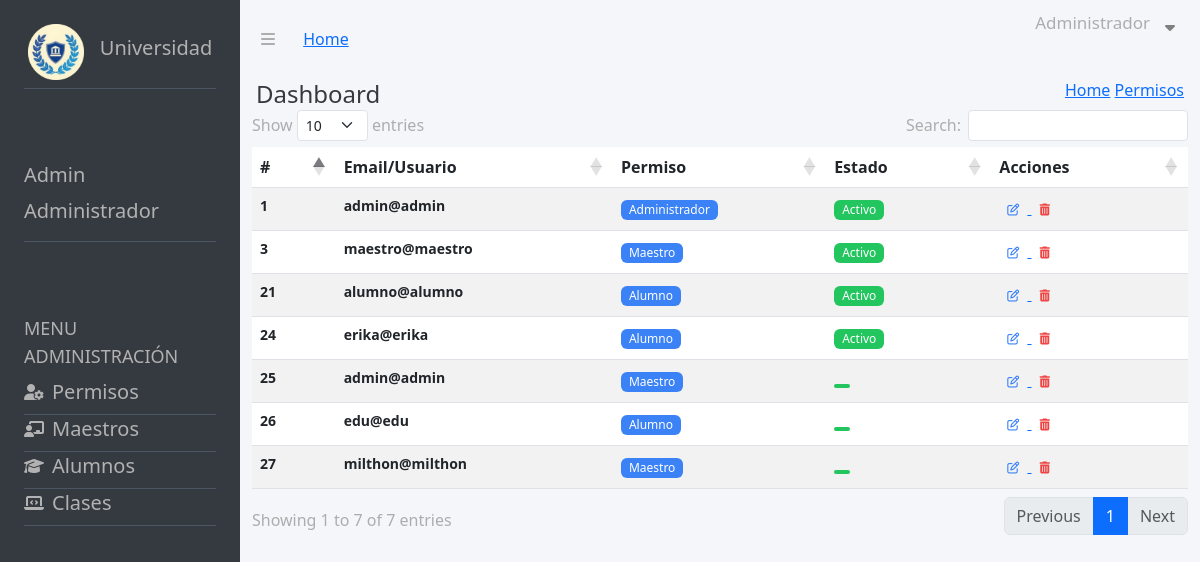
Screenshot of /views_Admin/permiso_crud.php with the database file from the repository.
### tables this page shows
CREATE TABLE IF NOT EXISTS `usuarios_datos` (
  `id_ud` int NOT NULL AUTO_INCREMENT,
  `DNI` varchar(20) DEFAULT NULL,
  `Nombre` varchar(100) DEFAULT NULL,
  `Apellido` varchar(100) DEFAULT NULL,
  `Correo` varchar(150) DEFAULT NULL,
  `Contra` varchar(250) DEFAULT NULL,
  `Direccion` varchar(200) DEFAULT NULL,
  `Fecha_Nacimiento` date DEFAULT NULL,
  `Estado` varchar(20) DEFAULT NULL,
  `rol_id` int DEFAULT NULL,
  `materia_id` int DEFAULT NULL,
  PRIMARY KEY (`id_ud`),
  KEY `rol_id` (`rol_id`),
  KEY `fk_materia` (`materia_id`)
);

CREATE TABLE IF NOT EXISTS `roles` (
  `id_rol` int NOT NULL AUTO_INCREMENT,
  `nombre_rol` varchar(60) DEFAULT NULL,
  PRIMARY KEY (`id_rol`)
);

### views_Admin/permiso_crud.php (the view, shortened to what this page needs)
<!DOCTYPE html>
<html lang="es">
<head>
    <link rel="stylesheet" href="https://cdnjs.cloudflare.com/ajax/libs/font-awesome/6.4.0/css/all.min.css" />
    <link href="/dist/output.css" rel="stylesheet">
    <link rel="stylesheet" href="https://cdnjs.cloudflare.com/ajax/libs/twitter-bootstrap/5.3.0/css/bootstrap.min.css">
    <link rel="stylesheet" href="https://cdn.datatables.net/1.13.6/css/dataTables.bootstrap5.min.css">
    <link rel="stylesheet" href="/css/style.css">
</head>
<body>
    <main class="flex flex-col md:flex-row h-screen w-full ">
        <section class="flex flex-col w-full md:w-1/5 bg-[#353A40] text-[#B2B2B2]">
            <div class=" p-4 mb-4">
                <div class="flex justify-center items-center border-b border-gray-600 pb-2">
                    <img src="/img/circlelogo.png" alt="Logo" class="w-14 h-14 mr-4">
                    <h2 class="text-xl">Universidad</h2>
                </div>
            </div>
            <div class="p-4 mb-4">
                <div class="flex flex-col border-b border-gray-600 pb-2">
                    <h2 class="text-xl">Admin</h2>
                    <h2 class="text-xl">Administrador</h2>
                </div>
            </div>
            <div class="p-4 mb-4 flex flex-col ">
                <h2 class="text-lg">MENU ADMINISTRACIÓN</h2>
                <div class="flex flex-row items-center border-b border-gray-600 pb-2 cursor-pointer hover:bg-gray-100">
                    <span class="cursor-pointer"><i class="fa-solid fa-user-gear mr-2"></i></span>
                    <form action="/views_Admin/permiso_crud.php" method="post">
                        <button type="submit" class="text-xl">Permisos</button>
                    </form>
                </div>
                <div class="flex flex-row items-center border-b border-gray-600 pb-2 cursor-pointer hover:bg-gray-100">
                    <span class="cursor-pointer"><i class="fa-solid fa-chalkboard-user mr-2"></i></span>
                    <form action="/views_Admin/maestro_crud.php" method="post">
                        <button class="text-xl">Maestros</button>
                    </form>
                </div>
                <div class="flex flex-row items-center border-b border-gray-600 pb-2 cursor-pointer hover:bg-gray-100">
                    <span class="cursor-pointer"><i class="fa-solid fa-graduation-cap mr-2"></i></span>
                    <form action="/views_Admin/alumno_crud.php" method="post">
                        <button class="text-xl">Alumnos</button>
                    </form>
                </div>
                <div class="flex flex-row items-center border-b border-gray-600 pb-2 cursor-pointer hover:bg-gray-100">
                    <span class="cursor-pointer"><i class="fa-solid fa-laptop-code mr-2"></i></span>
                    <form action="/views_Admin/clases_crud.php" method="post">
                        <button class="text-xl">Clases</button>
                    </form>
                </div>
            </div>
        </section>
        <section class="w-full md:w-4/5 h-auto bg-[#F5F6FA] text-[#ADADAD] ">
            <nav>
                <div id="isologotipo" class="">
                    <span class="pl-4 pr-4 mr-2 cursor-pointer"><i class="fa-solid fa-bars"></i></span>
                    <a href="/views_Admin/admin.php">Home</a>
                </div>
                <ul>
                    <div id="toggleContainer">
                        <p>Administrador</p>
                        <div id="toggleIcons">
                            <i class="fa-solid fa-sort-down"></i>
                        </div>
                    </div>
                </ul>
            </nav>
            <div class="pl-4  w-full h-auto flex ">
                <div class="pr-4flex-grow flex items-center">
                    <button class="text-[#353A40] text-2xl cursor-pointer">Dashboard</button>
                </div>
                <div class="pl-4 pr-4 ml-auto">
                    <a href="/views_Admin/admin.php" class="underline hover:no-underline">Home</a>
                    <a href="/views_Admin/permiso_crud.php" class="underline hover:no-underline">Permisos</a>
                </div>
            </div>
            <div class="container">
                <div class="table-responsive">
                    <table id="example" class="table table-striped">
                        <thead>
                            <tr>
                                <th class="py-2">#</th>
                                <th class="py-2">Email/Usuario</th>
                                <th class="py-2">Permiso</th>
                                <th class="py-2">Estado</th>
                                <th class="py-2">Acciones</th>
                            </tr>
                        </thead>
                        <tbody>
                            <?php
                            require_once($_SERVER["DOCUMENT_ROOT"]."/handle_db/connection.php");
                            $query = "SELECT * FROM usuarios_datos
                            inner join roles
                            on usuarios_datos.rol_id = roles.id_rol";
                            $stmt = $pdo->query($query);
                            if ($stmt) {
                                while ($row = $stmt->fetch(PDO::FETCH_ASSOC)) {
                            ?>
                                    <tr>
                                        <th class="text-sm text-gray-500">
                                            <?= $row["id_ud"] ?>
                                        </th>
                                        <th class="text-sm text-gray-500">
                                            <?= $row["Correo"] ?>
                                        </th>
                                        <th>
                                            <button class="bg-blue-500 hover:bg-blue-700 text-white font-medium py-0.5 px-2 rounded text-xs">
                                                <?= $row["nombre_rol"] ?>
                                            </button>
                                        </th>
                                        <th>
                                            <button class="bg-green-500 hover:bg-green-700 text-white font-medium py-0.5 px-2 rounded text-xs">
                                                <?= $row["Estado"] ?>
                                            </button>
                                        </th>
                                        <th>
                                            <a href="/views_Admin/edit_Permisos.php?id=<?= $row['id_ud'] ?>">
                                                <button class="text-gray-600 font-bold py-1 px-2 rounded text-xs">
                                                    <i class="far fa-pen-to-square text-blue-500 hover:text-blue-600"></i>
                                                </button>
                                            </a>
                                            <a href="../handle_db/delete_permisos.php?id=<?= $row['id_ud'] ?>">
                                                <button class="text-gray-600 font-bold py-1 px-2 rounded text-xs">
                                                    <i class="fa-solid fa-trash-can text-red-500 hover:text-red-600"></i>
                                                </button>
                                            </a>
                                        </th>
                                    </tr>
                            <?php
                                }
                            } else {
                                echo "Error en la consulta.";
                            }
                            ?>
                        </tbody>
                    </table>
                </div>
            </div>
        </section>
    </main>
</body>
</html>

### css/style.css (style rules this page uses)
nav { display: flex; justify-content: space-between; align-items: center; padding-left: 5px; padding-right: 5px; }
#toggleContainer { display: flex; align-items: center; padding: 10px; gap: 5px; }
#toggleContainer p { font-size: 17px; }
#toggleIcons { display: flex; justify-content: center; text-align: center; flex-direction: column; align-items: center; }
#toggleIcons i { color: gray; width: 30px; height: 30px; }

### rows the page displays
usuarios_datos: id_ud "1", Correo "admin@admin", rol.nombre_rol "Administrador", Estado "Activo"
usuarios_datos: id_ud "3", Correo "maestro@maestro", rol.nombre_rol "Maestro", Estado "Activo"
usuarios_datos: id_ud "21", Correo "alumno@alumno", rol.nombre_rol "Alumno", Estado "Activo"
usuarios_datos: id_ud "24", Correo "erika@erika", rol.nombre_rol "Alumno", Estado "Activo"
usuarios_datos: id_ud "25", Correo "admin@admin", rol.nombre_rol "Maestro"
usuarios_datos: id_ud "26", Correo "edu@edu", rol.nombre_rol "Alumno"
usuarios_datos: id_ud "27", Correo "milthon@milthon", rol.nombre_rol "Maestro"
